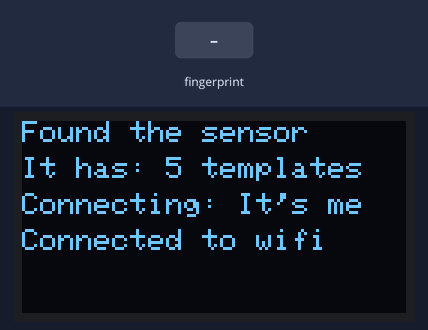
This sketch was run on a simulated ESP32. Shown: 128×64 one-colour display. Inputs (shaded band) come from the test bench. WiFi joins after 1.5 s; servers stay silent unless stated; web services answer with replies made up by the test bench; what the sketch prints to the serial monitor is not drawn.

Above: at 4.3 s.
At 11.4 s:
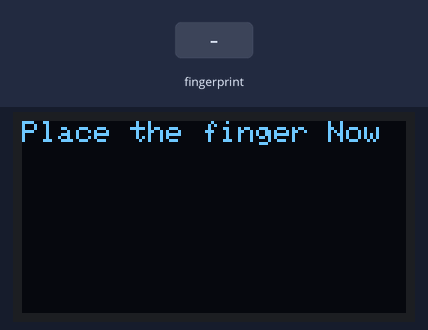
11.5 s: finger stored as number 1 placed on the sensor
At 13.3 s:
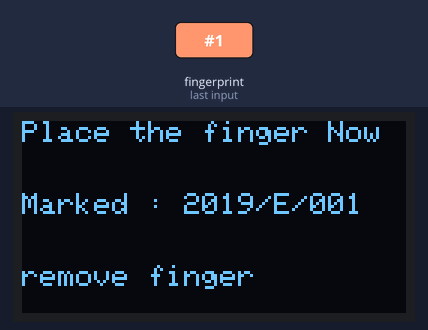
16.4 s: finger stored as number 1 placed on the sensor
Timing chart, 0 to 19.4 s (numbered marks = the images above; inputs shaded):
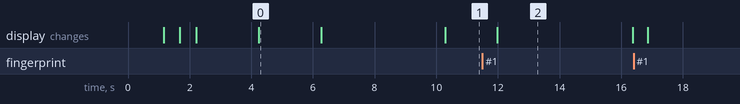

Measured:
- after the input at 11.5 s, the display: changes after 0.48 s (image 2)
- what the display in image 0 shows lasts 2.1 s, from 4.2 s to 6.3 s
- what the display in image 2 shows lasts 4.4 s, from 12.0 s to 16.4 s

The sketch:

Test7_old_130.ino
```cpp
//library for the OLED DISPLAY
#include <Wire.h>
#include <Adafruit_GFX.h>
#include <Adafruit_SSD1306.h>

//for  finger print device
#include <Adafruit_Fingerprint.h>
#include <HardwareSerial.h>
#include <WiFi.h>

String NAME;
String ID;
String Event_Name = "EC 6040";
String Key = "VmJDoz4WcT6PO0kaFBKlQ";


// Making IFTTT URL resource
String resource = "/trigger/" + Event_Name + "/with/key/" + Key;


// server where the HTTP requests  sent to trigger IFTTT events.
const char* server = "maker.ifttt.com";

// Replace with your SSID and Password
const char* ssid     = "It's me";
const char* password = "Ahsan123";

// const char* ssid     = "eduroam";
// const char* username = "username";
// const char* password = "password";


Adafruit_SSD1306 display(128, 64, &Wire, -1);
Adafruit_Fingerprint finger = Adafruit_Fingerprint(&Serial2);


void setup()
{

  // FOR OLED dISPLAY
  display.begin(SSD1306_SWITCHCAPVCC, 0x3C);
  display.clearDisplay();
  display.setTextSize(1);
  display.setTextColor(WHITE);

  Serial.begin(9600);
  Serial2.begin(9600);
  while (!Serial);  // waits until the primary serial port is ready For Yun/Leo/Micro/Zero/...
  delay(100);
  Serial.println("\n\nAdafruit finger detect test");

  // set the data rate for the sensor serial port
  finger.begin(57600);
  delay(5);
  if (finger.verifyPassword()) {
    display.setCursor(0, 0);
    display.print("Found the sensor");
    display.display();
    delay(500);

    Serial.println("Found fingerprint sensor!");
  } else {
    display.setCursor(0, 0);
    display.print("Not found sensor");
    display.display();
    delay(500);

    Serial.println("Did not find fingerprint sensor :(");
    while (1) {
      delay(100);
    }
  }


  finger.getTemplateCount();
  display.setCursor(0, 12);
  display.print("It has: ");
  display.print(finger.templateCount);display.print(" templates");
  display.display();
  delay(500);

  Serial.print("Sensor contains: "); Serial.print(finger.templateCount); Serial.println(" templates");
  Serial.println("Waiting for valid finger...");

  display.setCursor(0, 24);
  display.print("Connecting: ");display.print(ssid);
  display.display();
  delay(500);

  Serial.print("Connecting to: ");
  Serial.print(ssid);
  WiFi.begin(ssid, password);


  int timeout = 10 * 4; // 10 seconds
  while (WiFi.status() != WL_CONNECTED  && (timeout-- > 0)) {
    delay(250);
    Serial.print(".");  //untill get connection
  }
  if (WiFi.status() == WL_CONNECTED) {

    display.setCursor(0, 36);
    display.print("Connected to wifi");
    display.display();
    delay(2000);

    Serial.println("Connected");
  }
  else {
    display.setCursor(0, 36);
    display.print("Failed to connect");
    display.display();
    delay(2000);

    Serial.println("Failed to connect, going back to sleep");
    exit(0);
  }

  display.setCursor(0, 48);
  display.print("WiFi IP:");display.print(WiFi.localIP());
  display.display();
  delay(2000);

  Serial.print("WiFi connected in: ");
  Serial.print(millis());
  Serial.print(", IP address: ");
  Serial.println(WiFi.localIP());
  delay(2000);


}


void loop()                     // run over and over again
{
  display.clearDisplay();
  display.setCursor(0, 0);
  display.print("Place the finger Now");
  display.display();
  //delay(100);

  getFingerprintIDez();
  //saving Re number in Google sheet
  for (int fingerID = 1; fingerID <= 1000; fingerID++) {
    if (finger.fingerID == fingerID) {
      Serial.print("!!--");
      Serial.println(finger.fingerID);

      // Format ID with leading zeros based on the value
      if (fingerID <= 9) {
        ID = "00" + String(fingerID);
      }
      else if (fingerID > 9 && fingerID <= 99) {
        ID = "0" + String(fingerID);
      }
      else {
        ID = String(fingerID);
      }
      NAME = "2019/E/" + ID;
      if (finger.confidence >= 50) {

        display.setCursor(0, 24);
        display.print("Marked : "); display.println(NAME);
        delay(100);
        display.setCursor(0, 48);
        display.print("remove finger");
        display.display();

        Serial.print("Attendance Marked for ");
        Serial.println(NAME);
        makeIFTTTRequest();
        delay(4000);
      }
      // No break statement here; the loop will continue checking other IDs
    }
  }
  finger.fingerID = 0;
}


uint8_t getFingerprintID() {
  uint8_t p = finger.getImage();
  switch (p) {
    case FINGERPRINT_OK:
      Serial.println("Image taken");
      break;
    case FINGERPRINT_NOFINGER:
      Serial.println("No finger detected");
      return p;
    case FINGERPRINT_PACKETRECIEVEERR:
      Serial.println("Communication error");
      return p;
    case FINGERPRINT_IMAGEFAIL:
      Serial.println("Imaging error");
      return p;
    default:
      Serial.println("Unknown error");
      return p;
  }

  // OK success!
  p = finger.image2Tz();
  switch (p) {
    case FINGERPRINT_OK:
      Serial.println("Image converted");
      break;
    case FINGERPRINT_IMAGEMESS:
      Serial.println("Image too messy");
      return p;
    case FINGERPRINT_PACKETRECIEVEERR:
      Serial.println("Communication error");
      return p;
    case FINGERPRINT_FEATUREFAIL:
      Serial.println("Could not find fingerprint features");
      return p;
    case FINGERPRINT_INVALIDIMAGE:
      Serial.println("Could not find fingerprint features");
      return p;
    default:
      Serial.println("Unknown error");
      return p;
  }

  // OK converted!
  p = finger.fingerFastSearch();
  if (p == FINGERPRINT_OK) {
    Serial.println("Found a print match!");
  } else if (p == FINGERPRINT_PACKETRECIEVEERR) {
    Serial.println("Communication error");
    return p;
  } else if (p == FINGERPRINT_NOTFOUND) {
    Serial.println("Did not find a match");
    return p;
  } else {
    Serial.println("Unknown error");
    return p;
  }

  // found a match!
  display.clearDisplay();
  display.setCursor(0, 0);
  display.print("Found ID #"); display.print(finger.fingerID);
  display.display();

  display.setCursor(0, 12);
  display.print("confidence of: "); display.print(finger.confidence);
  display.display();
  //delay(100);

  Serial.print("Found ID #"); Serial.print(finger.fingerID);
  Serial.print(" with confidence of "); Serial.println(finger.confidence);
  return finger.fingerID;
}


// returns -1 if failed, otherwise returns ID #
int getFingerprintIDez() {
  uint8_t p = finger.getImage();
  if (p != FINGERPRINT_OK)  return -1;

  p = finger.image2Tz();
  if (p != FINGERPRINT_OK)  return -1;

  p = finger.fingerFastSearch();
  if (p != FINGERPRINT_OK)  return -1;

  // found a match!
  Serial.print("Found ID #"); Serial.print(finger.fingerID);
  Serial.print(" with confidence of "); Serial.println(finger.confidence);
  return finger.fingerID;
}


// Make an HTTP request to the IFTTT web service
void makeIFTTTRequest() {
  Serial.print("Connecting to ");
  Serial.print(server);

  WiFiClient client;
  int retries = 5;
  while (!!!client.connect(server, 80) && (retries-- > 0)) {
    Serial.print(".");
  }

  Serial.println();
  if (!!!client.connected()) {
    Serial.println("Failed to connect...");
  }

  Serial.print("Request resource: ");
  Serial.println(resource);

  // Temperature in Celsius
  String jsonObject = String("{\"value1\":\"") + NAME + "\",\"value2\":\"" + ID
                      + "\"}";

  client.println(String("POST ") + resource + " HTTP/1.1");
  client.println(String("Host: ") + server);
  client.println("Connection: close\r\nContent-Type: application/json");
  client.print("Content-Length: ");
  client.println(jsonObject.length());
  client.println();
  client.println(jsonObject);

  int timeout = 5 * 10; // 5 seconds
  while (!!!client.available() && (timeout-- > 0)) {
    delay(100);
  }
  if (!!!client.available()) {
    Serial.println("No response...");
  }
  while (client.available()) {
    Serial.write(client.read());
  }
  Serial.println("\nclosing connection");
  client.stop();
}
```
